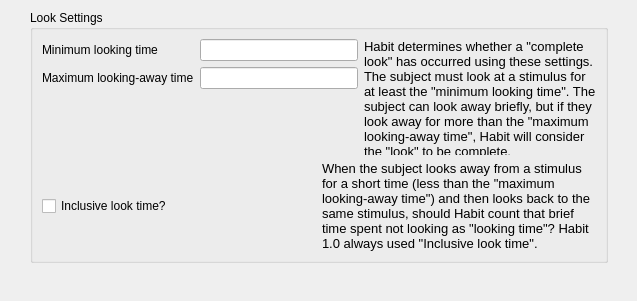
<?xml version="1.0" encoding="UTF-8"?>
<ui version="4.0">
 <class>HLookSettingsForm</class>
 <widget class="QWidget" name="HLookSettingsForm">
  <property name="geometry">
   <rect>
    <x>0</x>
    <y>0</y>
    <width>637</width>
    <height>301</height>
   </rect>
  </property>
  <property name="windowTitle">
   <string>Form</string>
  </property>
  <widget class="QGroupBox" name="groupBox">
   <property name="geometry">
    <rect>
     <x>30</x>
     <y>10</y>
     <width>578</width>
     <height>253</height>
    </rect>
   </property>
   <property name="title">
    <string>Look Settings</string>
   </property>
   <layout class="QVBoxLayout" name="verticalLayout">
    <item>
     <layout class="QHBoxLayout" name="horizontalLayout">
      <item>
       <layout class="QFormLayout" name="formLayout">
        <item row="0" column="0">
         <widget class="QLabel" name="label">
          <property name="text">
           <string>Minimum looking time</string>
          </property>
         </widget>
        </item>
        <item row="0" column="1">
         <widget class="QLineEdit" name="lineeditMinimumLookingTime">
          <property name="toolTip">
           <string>Subject must look at least this long for a &quot;complete look&quot; to occur</string>
          </property>
         </widget>
        </item>
        <item row="1" column="0">
         <widget class="QLabel" name="label_2">
          <property name="text">
           <string>Maximum looking-away time</string>
          </property>
         </widget>
        </item>
        <item row="1" column="1">
         <widget class="QLineEdit" name="lineeditMinimumLookingAwayTime">
          <property name="toolTip">
           <string>After looking for at least the &quot;minimum looking time&quot;, the subject must look away from the stimulus at least this long before a &quot;complete look&quot; is recorded.</string>
          </property>
         </widget>
        </item>
       </layout>
      </item>
      <item>
       <widget class="QLabel" name="label_3">
        <property name="font">
         <font>
          <pointsize>10</pointsize>
         </font>
        </property>
        <property name="text">
         <string>&lt;html&gt;&lt;head/&gt;&lt;body&gt;&lt;p&gt;Habit determines whether a &amp;quot;complete look&amp;quot; has occurred using these settings. The subject must look at a stimulus for at least the &amp;quot;minimum looking time&amp;quot;. The subject can look away briefly, but if they look away for more than the &amp;quot;maximum looking-away time&amp;quot;, Habit will consider the &amp;quot;look&amp;quot; to be complete.&lt;/p&gt;&lt;/body&gt;&lt;/html&gt;</string>
        </property>
        <property name="wordWrap">
         <bool>true</bool>
        </property>
       </widget>
      </item>
     </layout>
    </item>
    <item>
     <layout class="QHBoxLayout" name="horizontalLayout_2">
      <item>
       <widget class="QCheckBox" name="cbxInclusiveLookTime">
        <property name="text">
         <string>Inclusive look time?</string>
        </property>
       </widget>
      </item>
      <item>
       <widget class="QLabel" name="label_4">
        <property name="font">
         <font>
          <pointsize>10</pointsize>
         </font>
        </property>
        <property name="text">
         <string>&lt;html&gt;&lt;head/&gt;&lt;body&gt;&lt;p&gt;When the subject looks away from a stimulus for a short time (less than the &amp;quot;maximum looking-away time&amp;quot;) and then looks back to the same stimulus, should Habit count that brief time spent not looking as &amp;quot;looking time&amp;quot;? Habit 1.0 always used &amp;quot;Inclusive look time&amp;quot;.&lt;/p&gt;&lt;/body&gt;&lt;/html&gt;</string>
        </property>
        <property name="wordWrap">
         <bool>true</bool>
        </property>
       </widget>
      </item>
     </layout>
    </item>
    <item>
     <spacer name="verticalSpacer">
      <property name="orientation">
       <enum>Qt::Vertical</enum>
      </property>
      <property name="sizeHint" stdset="0">
       <size>
        <width>20</width>
        <height>52</height>
       </size>
      </property>
     </spacer>
    </item>
   </layout>
  </widget>
 </widget>
 <resources/>
 <connections/>
</ui>
